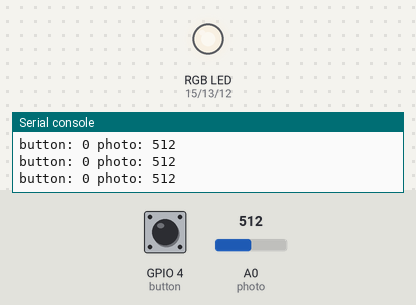
Recording of a program running on a simulated ESP8266 board running MicroPython. Parts: an RGB LED mixed from three pins (HIGH = lit), the last lines printed to the serial console. The inputs (shaded band) are chosen by the test bench; at power-on: A0 (photo) = 512, GPIO 4 (button) LOW (analog values on the 0–1023 scale). Dim RGB values are drawn brighter than linear.

Above: at 1.03 s.
1.3 s: A0 (photo) set to 0
At 1.94 s:
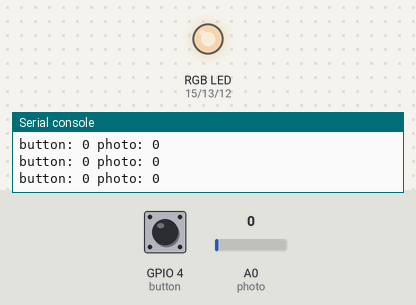
4.3 s: A0 (photo) set to 122
At 4.68 s:
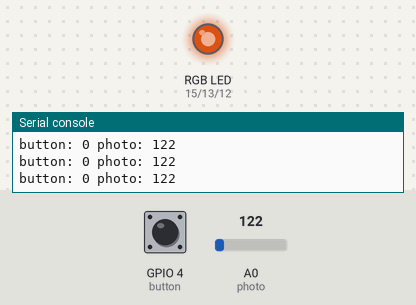
Timing chart, 0 to 25.0 s (numbered marks = the images above; inputs shaded):
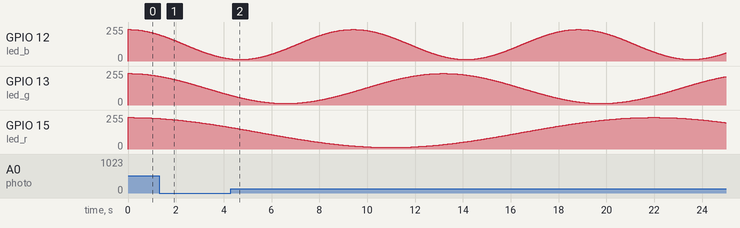

The program:

anim.py
```python
import machine
import time
import math

led_r = machine.PWM(machine.Pin(15, machine.Pin.OUT), freq=1000, duty=0)
led_g = machine.PWM(machine.Pin(13, machine.Pin.OUT), freq=1000, duty=0)
led_b = machine.PWM(machine.Pin(12, machine.Pin.OUT), freq=1000, duty=0)

button = machine.Pin(4, machine.Pin.IN)
photo = machine.ADC(0)

t = 0

while True:
    # read button and photoresistor states
    print('button:', button.value(), 'photo:', photo.read())
    # set led colors
    led_r.duty( int(math.cos(0.3 * t) * 450 + 500) )
    led_g.duty( int(math.cos(0.5 * t) * 450 + 500) )
    led_b.duty( int(math.cos(0.7 * t) * 450 + 500) )
    # wait 10 ms
    time.sleep(0.01)
    t += 0.01
```
